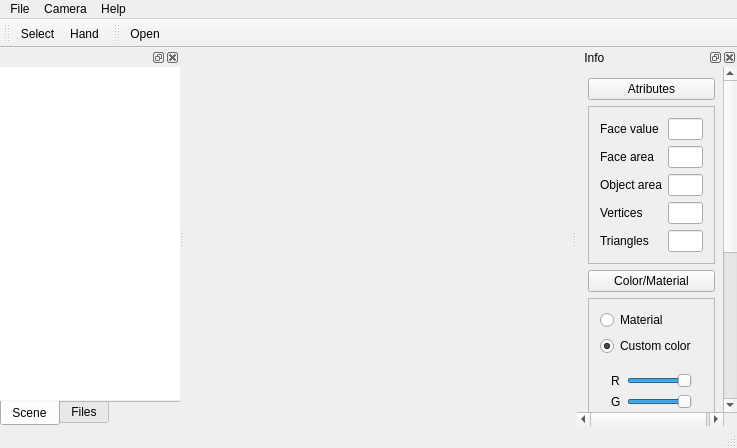
<?xml version="1.0" encoding="UTF-8"?>
<ui version="4.0">
 <class>MainWindow</class>
 <widget class="QMainWindow" name="MainWindow">
  <property name="geometry">
   <rect>
    <x>0</x>
    <y>0</y>
    <width>737</width>
    <height>448</height>
   </rect>
  </property>
  <property name="minimumSize">
   <size>
    <width>552</width>
    <height>448</height>
   </size>
  </property>
  <property name="acceptDrops">
   <bool>true</bool>
  </property>
  <property name="windowTitle">
   <string>AViewer</string>
  </property>
  <widget class="QWidget" name="centralWidget">
   <property name="minimumSize">
    <size>
     <width>0</width>
     <height>0</height>
    </size>
   </property>
   <layout class="QGridLayout" name="gridLayout">
    <property name="margin">
     <number>0</number>
    </property>
    <item row="0" column="0">
     <widget class="ViewerWidget" name="widget" native="true">
      <property name="sizePolicy">
       <sizepolicy hsizetype="Expanding" vsizetype="Expanding">
        <horstretch>0</horstretch>
        <verstretch>0</verstretch>
       </sizepolicy>
      </property>
      <property name="minimumSize">
       <size>
        <width>398</width>
        <height>382</height>
       </size>
      </property>
     </widget>
    </item>
   </layout>
  </widget>
  <widget class="QMenuBar" name="menuBar">
   <property name="geometry">
    <rect>
     <x>0</x>
     <y>0</y>
     <width>737</width>
     <height>20</height>
    </rect>
   </property>
   <widget class="QMenu" name="menuFile">
    <property name="title">
     <string>File</string>
    </property>
    <widget class="QMenu" name="menuRecent_files">
     <property name="title">
      <string>Recent files</string>
     </property>
    </widget>
    <addaction name="actionOpen"/>
    <addaction name="menuRecent_files"/>
    <addaction name="actionExit"/>
   </widget>
   <widget class="QMenu" name="menuHelp">
    <property name="title">
     <string>Help</string>
    </property>
    <addaction name="actionAbout"/>
   </widget>
   <widget class="QMenu" name="menuCamera">
    <property name="title">
     <string>Camera</string>
    </property>
    <addaction name="actionReset"/>
    <addaction name="actionFitView"/>
    <addaction name="actionTop"/>
    <addaction name="actionBottom"/>
    <addaction name="actionLeft"/>
    <addaction name="actionRight"/>
    <addaction name="actionFront"/>
    <addaction name="actionRear"/>
   </widget>
   <addaction name="menuFile"/>
   <addaction name="menuCamera"/>
   <addaction name="menuHelp"/>
  </widget>
  <widget class="QToolBar" name="mainToolBar">
   <property name="enabled">
    <bool>true</bool>
   </property>
   <property name="movable">
    <bool>true</bool>
   </property>
   <property name="iconSize">
    <size>
     <width>16</width>
     <height>16</height>
    </size>
   </property>
   <attribute name="toolBarArea">
    <enum>TopToolBarArea</enum>
   </attribute>
   <attribute name="toolBarBreak">
    <bool>false</bool>
   </attribute>
   <addaction name="actionSelect"/>
   <addaction name="actionHand"/>
  </widget>
  <widget class="QStatusBar" name="statusBar">
   <property name="sizeGripEnabled">
    <bool>true</bool>
   </property>
  </widget>
  <widget class="QDockWidget" name="dockWidget">
   <property name="minimumSize">
    <size>
     <width>160</width>
     <height>334</height>
    </size>
   </property>
   <property name="windowTitle">
    <string> Info</string>
   </property>
   <attribute name="dockWidgetArea">
    <number>2</number>
   </attribute>
   <widget class="QWidget" name="dockWidgetContents">
    <layout class="QGridLayout" name="gridLayout_3">
     <property name="margin">
      <number>0</number>
     </property>
     <item row="0" column="0">
      <widget class="QScrollArea" name="scrollArea">
       <property name="frameShape">
        <enum>QFrame::NoFrame</enum>
       </property>
       <property name="widgetResizable">
        <bool>true</bool>
       </property>
       <widget class="QWidget" name="scrollAreaWidgetContents">
        <property name="geometry">
         <rect>
          <x>0</x>
          <y>0</y>
          <width>143</width>
          <height>604</height>
         </rect>
        </property>
        <layout class="QVBoxLayout" name="verticalLayout">
         <item>
          <widget class="QPushButton" name="pushButton">
           <property name="text">
            <string>Atributes</string>
           </property>
           <property name="checkable">
            <bool>false</bool>
           </property>
           <property name="checked">
            <bool>false</bool>
           </property>
          </widget>
         </item>
         <item>
          <widget class="QFrame" name="frame">
           <property name="frameShape">
            <enum>QFrame::StyledPanel</enum>
           </property>
           <property name="frameShadow">
            <enum>QFrame::Raised</enum>
           </property>
           <layout class="QGridLayout" name="gridLayout_2">
            <item row="0" column="0">
             <widget class="QLabel" name="label_3">
              <property name="text">
               <string>Face value</string>
              </property>
             </widget>
            </item>
            <item row="0" column="1">
             <widget class="QLineEdit" name="lineEdit_3"/>
            </item>
            <item row="1" column="0">
             <widget class="QLabel" name="label_4">
              <property name="text">
               <string>Face area</string>
              </property>
             </widget>
            </item>
            <item row="1" column="1">
             <widget class="QLineEdit" name="lineEdit_4">
              <property name="readOnly">
               <bool>true</bool>
              </property>
             </widget>
            </item>
            <item row="2" column="0">
             <widget class="QLabel" name="label_5">
              <property name="text">
               <string>Object area</string>
              </property>
             </widget>
            </item>
            <item row="2" column="1">
             <widget class="QLineEdit" name="lineEdit_5">
              <property name="readOnly">
               <bool>true</bool>
              </property>
             </widget>
            </item>
            <item row="3" column="0">
             <widget class="QLabel" name="label_9">
              <property name="text">
               <string>Vertices</string>
              </property>
             </widget>
            </item>
            <item row="3" column="1">
             <widget class="QLineEdit" name="lineEdit_6">
              <property name="readOnly">
               <bool>true</bool>
              </property>
             </widget>
            </item>
            <item row="4" column="0">
             <widget class="QLabel" name="label_10">
              <property name="text">
               <string>Triangles</string>
              </property>
             </widget>
            </item>
            <item row="4" column="1">
             <widget class="QLineEdit" name="lineEdit_7">
              <property name="readOnly">
               <bool>true</bool>
              </property>
             </widget>
            </item>
           </layout>
          </widget>
         </item>
         <item>
          <widget class="QPushButton" name="pushButton_2">
           <property name="text">
            <string>Color/Material</string>
           </property>
          </widget>
         </item>
         <item>
          <widget class="QFrame" name="frame_2">
           <property name="frameShape">
            <enum>QFrame::StyledPanel</enum>
           </property>
           <property name="frameShadow">
            <enum>QFrame::Raised</enum>
           </property>
           <layout class="QGridLayout" name="gridLayout_5">
            <item row="0" column="0">
             <widget class="QRadioButton" name="radioButton">
              <property name="text">
               <string>Material</string>
              </property>
              <property name="checked">
               <bool>false</bool>
              </property>
             </widget>
            </item>
            <item row="1" column="0">
             <widget class="QRadioButton" name="radioButton_2">
              <property name="text">
               <string>Custom color</string>
              </property>
              <property name="checked">
               <bool>true</bool>
              </property>
             </widget>
            </item>
            <item row="2" column="0">
             <widget class="QWidget" name="rgb_group" native="true">
              <property name="enabled">
               <bool>true</bool>
              </property>
              <layout class="QGridLayout" name="gridLayout_7">
               <item row="0" column="0">
                <widget class="QLabel" name="label_6">
                 <property name="text">
                  <string>R</string>
                 </property>
                </widget>
               </item>
               <item row="0" column="1">
                <widget class="QSlider" name="horizontalSlider">
                 <property name="enabled">
                  <bool>true</bool>
                 </property>
                 <property name="maximum">
                  <number>255</number>
                 </property>
                 <property name="singleStep">
                  <number>1</number>
                 </property>
                 <property name="value">
                  <number>255</number>
                 </property>
                 <property name="orientation">
                  <enum>Qt::Horizontal</enum>
                 </property>
                 <property name="tickPosition">
                  <enum>QSlider::NoTicks</enum>
                 </property>
                </widget>
               </item>
               <item row="1" column="0">
                <widget class="QLabel" name="label_7">
                 <property name="text">
                  <string>G</string>
                 </property>
                </widget>
               </item>
               <item row="1" column="1">
                <widget class="QSlider" name="horizontalSlider_2">
                 <property name="enabled">
                  <bool>true</bool>
                 </property>
                 <property name="maximum">
                  <number>255</number>
                 </property>
                 <property name="value">
                  <number>255</number>
                 </property>
                 <property name="orientation">
                  <enum>Qt::Horizontal</enum>
                 </property>
                </widget>
               </item>
               <item row="2" column="0">
                <widget class="QLabel" name="label_8">
                 <property name="text">
                  <string>B</string>
                 </property>
                </widget>
               </item>
               <item row="2" column="1">
                <widget class="QSlider" name="horizontalSlider_3">
                 <property name="enabled">
                  <bool>true</bool>
                 </property>
                 <property name="maximum">
                  <number>255</number>
                 </property>
                 <property name="value">
                  <number>255</number>
                 </property>
                 <property name="orientation">
                  <enum>Qt::Horizontal</enum>
                 </property>
                </widget>
               </item>
              </layout>
             </widget>
            </item>
           </layout>
          </widget>
         </item>
         <item>
          <widget class="QPushButton" name="pushButton_3">
           <property name="sizePolicy">
            <sizepolicy hsizetype="MinimumExpanding" vsizetype="Fixed">
             <horstretch>0</horstretch>
             <verstretch>0</verstretch>
            </sizepolicy>
           </property>
           <property name="text">
            <string>Camera</string>
           </property>
          </widget>
         </item>
         <item>
          <widget class="QFrame" name="frame_3">
           <property name="frameShape">
            <enum>QFrame::StyledPanel</enum>
           </property>
           <property name="frameShadow">
            <enum>QFrame::Raised</enum>
           </property>
           <layout class="QGridLayout" name="gridLayout_6">
            <item row="0" column="0">
             <widget class="QLabel" name="label">
              <property name="text">
               <string>FOV</string>
              </property>
             </widget>
            </item>
            <item row="0" column="1">
             <widget class="QLineEdit" name="lineEdit">
              <property name="text">
               <string>60</string>
              </property>
             </widget>
            </item>
            <item row="2" column="0" colspan="2">
             <widget class="QCheckBox" name="checkBox">
              <property name="text">
               <string>Fixed distance</string>
              </property>
             </widget>
            </item>
            <item row="3" column="0">
             <widget class="QLabel" name="label_2">
              <property name="enabled">
               <bool>false</bool>
              </property>
              <property name="text">
               <string>Distance</string>
              </property>
             </widget>
            </item>
            <item row="3" column="1">
             <widget class="QLineEdit" name="lineEdit_2">
              <property name="enabled">
               <bool>false</bool>
              </property>
             </widget>
            </item>
            <item row="1" column="1">
             <widget class="QLineEdit" name="lineEdit_8">
              <property name="text">
               <string>1.0</string>
              </property>
             </widget>
            </item>
            <item row="1" column="0">
             <widget class="QLabel" name="label_11">
              <property name="text">
               <string>Aspect ratio</string>
              </property>
             </widget>
            </item>
           </layout>
          </widget>
         </item>
         <item>
          <widget class="QPushButton" name="pushButton_4">
           <property name="text">
            <string>General</string>
           </property>
          </widget>
         </item>
         <item>
          <widget class="QFrame" name="frame_4">
           <property name="frameShape">
            <enum>QFrame::StyledPanel</enum>
           </property>
           <property name="frameShadow">
            <enum>QFrame::Raised</enum>
           </property>
           <layout class="QGridLayout" name="gridLayout_9">
            <item row="0" column="0">
             <widget class="QCheckBox" name="checkBox_2">
              <property name="text">
               <string>Lighting</string>
              </property>
             </widget>
            </item>
           </layout>
          </widget>
         </item>
        </layout>
       </widget>
      </widget>
     </item>
    </layout>
   </widget>
  </widget>
  <widget class="QDockWidget" name="dockWidget_2">
   <property name="sizePolicy">
    <sizepolicy hsizetype="Preferred" vsizetype="Preferred">
     <horstretch>0</horstretch>
     <verstretch>0</verstretch>
    </sizepolicy>
   </property>
   <property name="minimumSize">
    <size>
     <width>180</width>
     <height>121</height>
    </size>
   </property>
   <property name="windowTitle">
    <string/>
   </property>
   <attribute name="dockWidgetArea">
    <number>1</number>
   </attribute>
   <widget class="QWidget" name="dockWidgetContents_2">
    <layout class="QGridLayout" name="gridLayout_4">
     <property name="margin">
      <number>0</number>
     </property>
     <item row="0" column="0">
      <widget class="QTabWidget" name="tabWidget">
       <property name="sizePolicy">
        <sizepolicy hsizetype="Preferred" vsizetype="Preferred">
         <horstretch>0</horstretch>
         <verstretch>0</verstretch>
        </sizepolicy>
       </property>
       <property name="tabPosition">
        <enum>QTabWidget::South</enum>
       </property>
       <property name="currentIndex">
        <number>0</number>
       </property>
       <property name="usesScrollButtons">
        <bool>false</bool>
       </property>
       <property name="documentMode">
        <bool>true</bool>
       </property>
       <property name="movable">
        <bool>false</bool>
       </property>
       <widget class="QWidget" name="tab">
        <property name="sizePolicy">
         <sizepolicy hsizetype="Preferred" vsizetype="Preferred">
          <horstretch>0</horstretch>
          <verstretch>0</verstretch>
         </sizepolicy>
        </property>
        <attribute name="icon">
         <iconset>
          <normaloff>:/icons/bricks.png</normaloff>:/icons/bricks.png</iconset>
        </attribute>
        <attribute name="title">
         <string>Scene</string>
        </attribute>
        <layout class="QGridLayout" name="gridLayout_8">
         <property name="margin">
          <number>0</number>
         </property>
         <item row="0" column="0">
          <widget class="QTreeView" name="treeView">
           <property name="sizePolicy">
            <sizepolicy hsizetype="Preferred" vsizetype="Preferred">
             <horstretch>0</horstretch>
             <verstretch>0</verstretch>
            </sizepolicy>
           </property>
           <property name="frameShape">
            <enum>QFrame::Panel</enum>
           </property>
           <property name="frameShadow">
            <enum>QFrame::Sunken</enum>
           </property>
           <property name="lineWidth">
            <number>0</number>
           </property>
           <property name="editTriggers">
            <set>QAbstractItemView::DoubleClicked</set>
           </property>
           <property name="showDropIndicator" stdset="0">
            <bool>false</bool>
           </property>
           <property name="headerHidden">
            <bool>true</bool>
           </property>
           <attribute name="headerVisible">
            <bool>false</bool>
           </attribute>
          </widget>
         </item>
        </layout>
       </widget>
       <widget class="QWidget" name="tab_2">
        <property name="sizePolicy">
         <sizepolicy hsizetype="Preferred" vsizetype="Preferred">
          <horstretch>0</horstretch>
          <verstretch>0</verstretch>
         </sizepolicy>
        </property>
        <attribute name="icon">
         <iconset>
          <normaloff>:/icons/folder_explore.png</normaloff>:/icons/folder_explore.png</iconset>
        </attribute>
        <attribute name="title">
         <string>Files</string>
        </attribute>
        <layout class="QGridLayout" name="gridLayout_10">
         <property name="margin">
          <number>0</number>
         </property>
         <item row="0" column="0">
          <widget class="QTreeView" name="treeView_2">
           <property name="sizePolicy">
            <sizepolicy hsizetype="Preferred" vsizetype="Preferred">
             <horstretch>0</horstretch>
             <verstretch>0</verstretch>
            </sizepolicy>
           </property>
           <property name="frameShape">
            <enum>QFrame::Panel</enum>
           </property>
           <property name="lineWidth">
            <number>0</number>
           </property>
          </widget>
         </item>
        </layout>
       </widget>
      </widget>
     </item>
    </layout>
   </widget>
  </widget>
  <widget class="QToolBar" name="toolBar">
   <property name="windowTitle">
    <string>toolBar</string>
   </property>
   <property name="movable">
    <bool>true</bool>
   </property>
   <property name="iconSize">
    <size>
     <width>16</width>
     <height>16</height>
    </size>
   </property>
   <property name="floatable">
    <bool>true</bool>
   </property>
   <attribute name="toolBarArea">
    <enum>TopToolBarArea</enum>
   </attribute>
   <attribute name="toolBarBreak">
    <bool>false</bool>
   </attribute>
   <addaction name="actionOpen"/>
  </widget>
  <action name="actionAbout">
   <property name="icon">
    <iconset resource="resources.qrc">
     <normaloff>:/assets/icons/information.png</normaloff>:/assets/icons/information.png</iconset>
   </property>
   <property name="text">
    <string>About AViewer</string>
   </property>
  </action>
  <action name="actionReset">
   <property name="icon">
    <iconset resource="resources.qrc">
     <normaloff>:/assets/icons/arrow_rotate_anticlockwise.png</normaloff>:/assets/icons/arrow_rotate_anticlockwise.png</iconset>
   </property>
   <property name="text">
    <string>Reset</string>
   </property>
  </action>
  <action name="actionOpen">
   <property name="icon">
    <iconset resource="resources.qrc">
     <normaloff>:/assets/icons/folder_page.png</normaloff>:/assets/icons/folder_page.png</iconset>
   </property>
   <property name="text">
    <string>Open</string>
   </property>
   <property name="shortcut">
    <string>Ctrl+O</string>
   </property>
  </action>
  <action name="actionClose">
   <property name="icon">
    <iconset resource="resources.qrc">
     <normaloff>:/assets/icons/page_delete.png</normaloff>:/assets/icons/page_delete.png</iconset>
   </property>
   <property name="text">
    <string>Close</string>
   </property>
  </action>
  <action name="actionExit">
   <property name="icon">
    <iconset resource="resources.qrc">
     <normaloff>:/assets/icons/door_out.png</normaloff>:/assets/icons/door_out.png</iconset>
   </property>
   <property name="text">
    <string>Exit</string>
   </property>
  </action>
  <action name="actionShowInfo">
   <property name="checkable">
    <bool>true</bool>
   </property>
   <property name="checked">
    <bool>true</bool>
   </property>
   <property name="icon">
    <iconset resource="resources.qrc">
     <normaloff>:/assets/icons/information.png</normaloff>:/assets/icons/information.png</iconset>
   </property>
   <property name="text">
    <string>Show info</string>
   </property>
  </action>
  <action name="actionSelect">
   <property name="checkable">
    <bool>true</bool>
   </property>
   <property name="checked">
    <bool>false</bool>
   </property>
   <property name="icon">
    <iconset resource="resources.qrc">
     <normaloff>:/assets/icons/cursor_arrow.png</normaloff>:/assets/icons/cursor_arrow.png</iconset>
   </property>
   <property name="text">
    <string>Select</string>
   </property>
   <property name="shortcut">
    <string>1</string>
   </property>
  </action>
  <action name="actionHand">
   <property name="checkable">
    <bool>true</bool>
   </property>
   <property name="checked">
    <bool>false</bool>
   </property>
   <property name="icon">
    <iconset resource="resources.qrc">
     <normaloff>:/assets/icons/cursor_hand.png</normaloff>:/assets/icons/cursor_hand.png</iconset>
   </property>
   <property name="text">
    <string>Hand</string>
   </property>
   <property name="shortcut">
    <string>2</string>
   </property>
  </action>
  <action name="actionMove">
   <property name="checkable">
    <bool>true</bool>
   </property>
   <property name="icon">
    <iconset resource="resources.qrc">
     <normaloff>:/assets/icons/cursor_drag.png</normaloff>:/assets/icons/cursor_drag.png</iconset>
   </property>
   <property name="text">
    <string>Move</string>
   </property>
   <property name="shortcut">
    <string>3</string>
   </property>
  </action>
  <action name="actionFitView">
   <property name="icon">
    <iconset resource="resources.qrc">
     <normaloff>:/assets/icons/arrow_in.png</normaloff>:/assets/icons/arrow_in.png</iconset>
   </property>
   <property name="text">
    <string>Fit view</string>
   </property>
  </action>
  <action name="actionTop">
   <property name="icon">
    <iconset resource="resources.qrc">
     <normaloff>:/assets/icons/arrow_up.png</normaloff>:/assets/icons/arrow_up.png</iconset>
   </property>
   <property name="text">
    <string>Top</string>
   </property>
  </action>
  <action name="actionBottom">
   <property name="icon">
    <iconset resource="resources.qrc">
     <normaloff>:/assets/icons/arrow_down.png</normaloff>:/assets/icons/arrow_down.png</iconset>
   </property>
   <property name="text">
    <string>Bottom</string>
   </property>
  </action>
  <action name="actionLeft">
   <property name="icon">
    <iconset resource="resources.qrc">
     <normaloff>:/assets/icons/arrow_left.png</normaloff>:/assets/icons/arrow_left.png</iconset>
   </property>
   <property name="text">
    <string>Left</string>
   </property>
  </action>
  <action name="actionRight">
   <property name="icon">
    <iconset resource="resources.qrc">
     <normaloff>:/assets/icons/arrow_right.png</normaloff>:/assets/icons/arrow_right.png</iconset>
   </property>
   <property name="text">
    <string>Right</string>
   </property>
  </action>
  <action name="actionRear">
   <property name="text">
    <string>Rear</string>
   </property>
  </action>
  <action name="actionFront">
   <property name="text">
    <string>Front</string>
   </property>
  </action>
 </widget>
 <layoutdefault spacing="6" margin="11"/>
 <customwidgets>
  <customwidget>
   <class>ViewerWidget</class>
   <extends>QWidget</extends>
   <header location="global">viewerwidget.h</header>
   <container>1</container>
  </customwidget>
 </customwidgets>
 <resources>
  <include location="resources.qrc"/>
 </resources>
 <connections>
  <connection>
   <sender>actionExit</sender>
   <signal>triggered()</signal>
   <receiver>MainWindow</receiver>
   <slot>close()</slot>
   <hints>
    <hint type="sourcelabel">
     <x>-1</x>
     <y>-1</y>
    </hint>
    <hint type="destinationlabel">
     <x>235</x>
     <y>171</y>
    </hint>
   </hints>
  </connection>
 </connections>
</ui>
